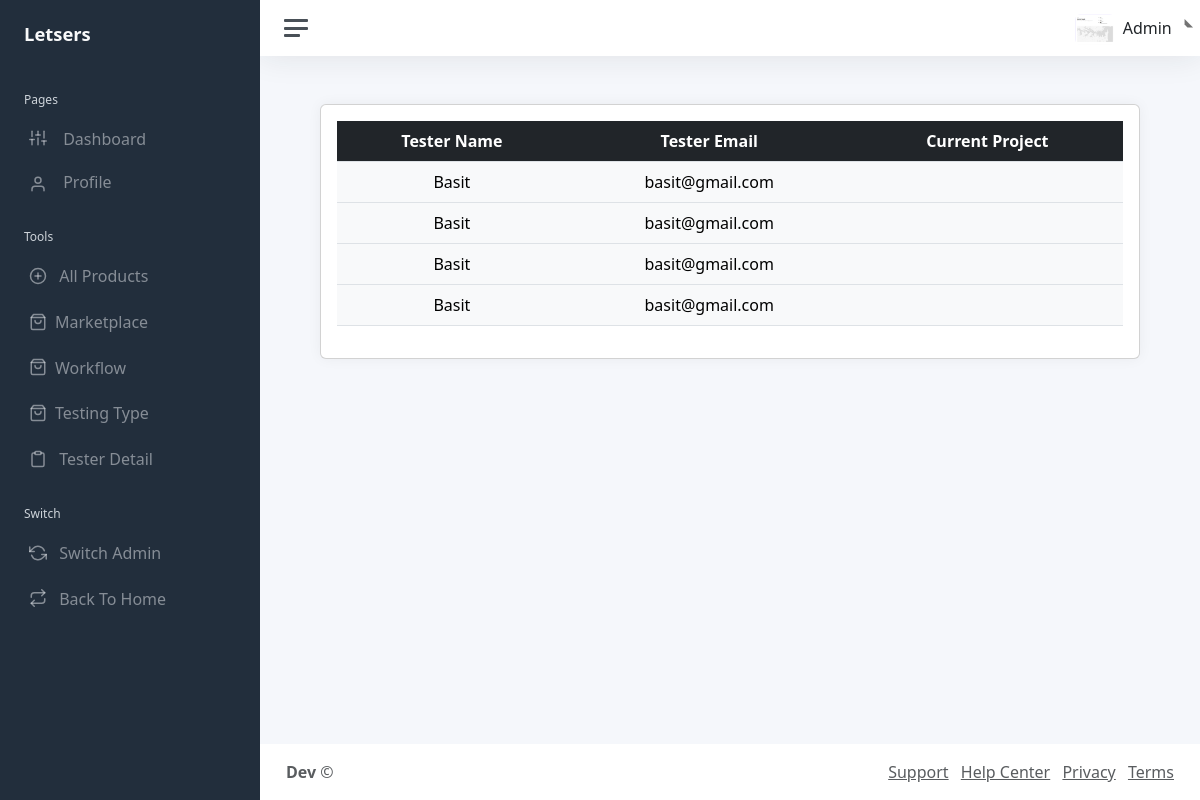
The app's page /Dashboard/index.php?tester-detail (signed in) with its own data.
### tables this page shows
CREATE TABLE `testers` (
  `tester_id` int(11) NOT NULL,
  `product_id` int(11) NOT NULL,
  `tester_name` varchar(200) NOT NULL,
  `tester_email` varchar(200) NOT NULL,
  `start_date` timestamp NOT NULL DEFAULT current_timestamp() ON UPDATE current_timestamp()
);

### Dashboard/include/tester-detail.php (the view, shortened to what this page needs)
<?php
include "../Partials/db.php";
$joinSql = "SELECT
    testers.`tester_id`,
    testers.`tester_name`,
    testers.`tester_email`,
    testers.`start_date`,
    GROUP_CONCAT(products.`ProductName` SEPARATOR ', ') AS Products
FROM
    testers
LEFT JOIN
    products
ON
    testers.`product_id` = products.`ProductID`
GROUP BY
    testers.`tester_id`, testers.`tester_name`, testers.`tester_email`, testers.`start_date`;";
$joinres = mysqli_query($connect, $joinSql);
?>
<div class="container-fluid">
    <div class="row">
        <div class="col-sm-12">
            <div class="card">
                <div class="card-body">
                    <div class="table-responsive">
                        <table class="table user-table no-wrap">
                            <thead class="table-dark">
                                <tr class="text-center">
                                    <th class="border-top-0">Tester Name</th>
                                    <th class="border-top-0">Tester Email</th>
                                    <th class="border-top-0">Current Project</th>
                                </tr>
                            </thead>
                            <tbody class="table-light">
                                <?php while ($row = mysqli_fetch_assoc($joinres)): ?>
                                    <tr class="text-center">
                                        <td><?php echo $row['tester_name']; ?></td>
                                        <td><?php echo $row['tester_email']; ?></td>
                                        <td><?php echo $row['Products'] ?></td>
                                    </tr>
                                <?php endwhile; ?>
                            </tbody>
                        </table>
                    </div>
                </div>
            </div>
        </div>
    </div>
</div>

### records on screen
testers: tester_name "Basit", tester_email "basit@gmail.com"
testers: tester_name "Basit", tester_email "basit@gmail.com"
testers: tester_name "Basit", tester_email "basit@gmail.com"
testers: tester_name "Basit", tester_email "basit@gmail.com"

### other values on screen
$_SESSION['name'] "Admin"
